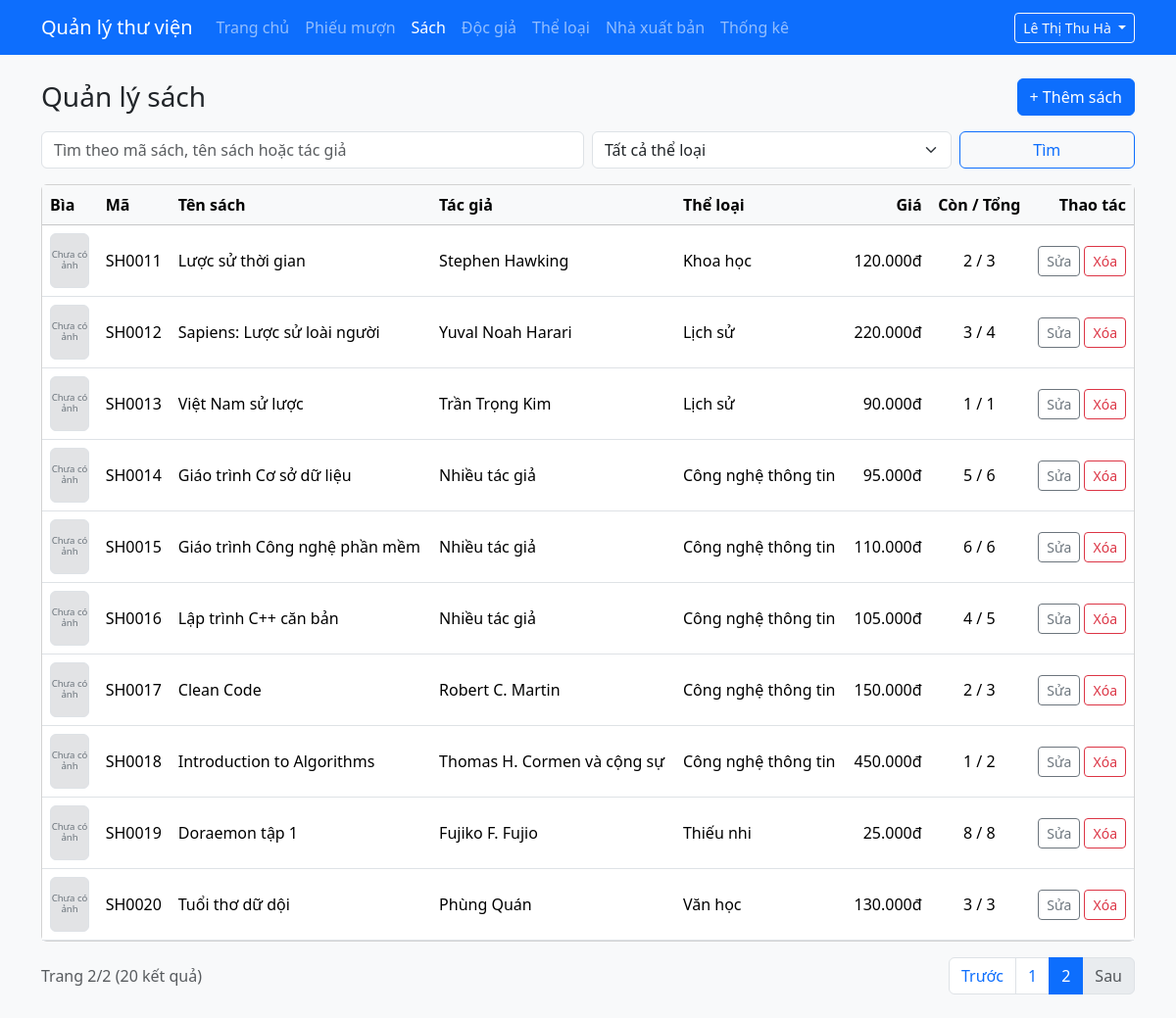
The page /admin/sach.php?page=3 (signed in) on the database as committed earlier.
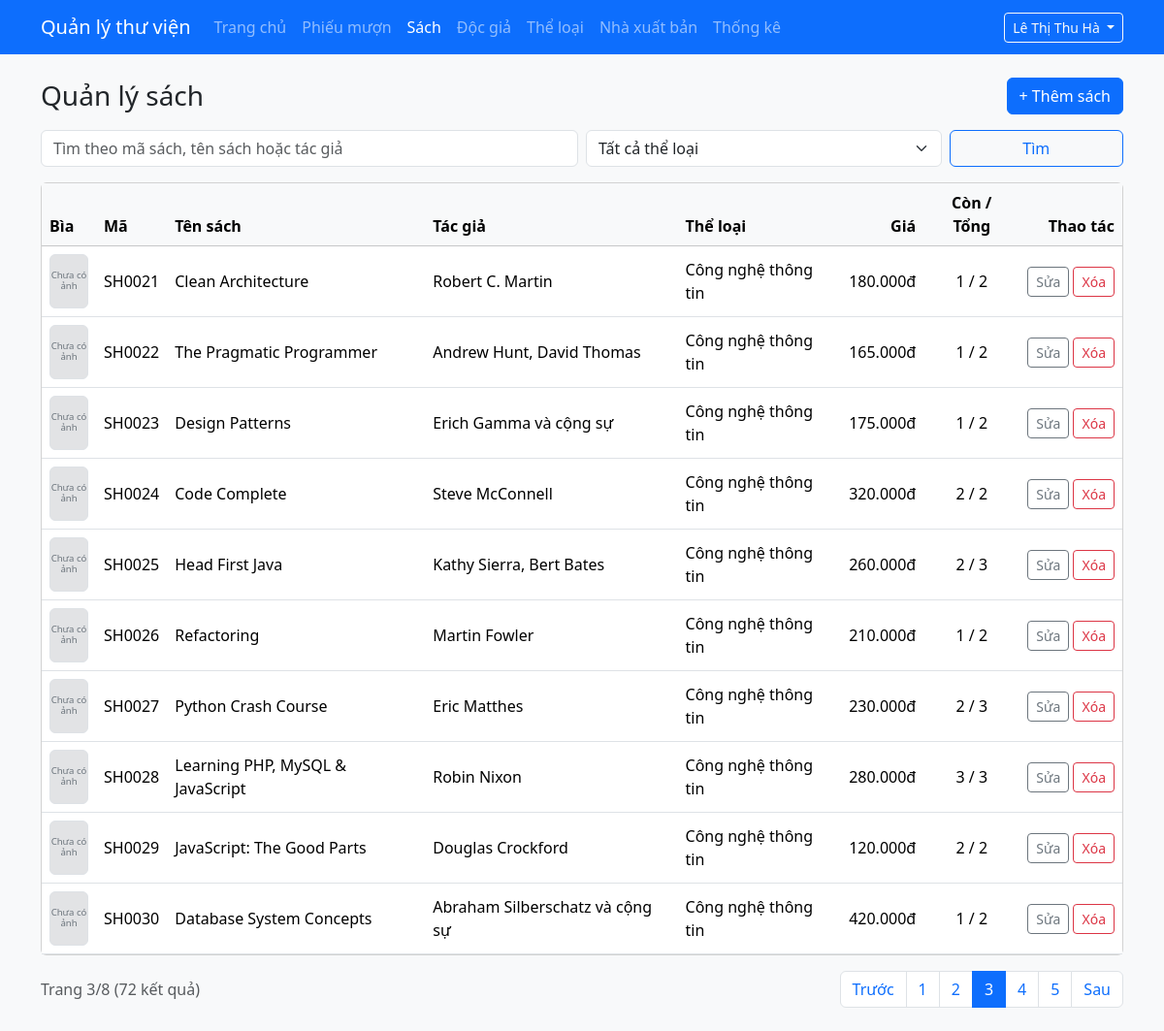
The same page on the database as committed later.
### tables this page shows
CREATE TABLE sach (
  id            INT UNSIGNED NOT NULL AUTO_INCREMENT PRIMARY KEY,
  ma_sach       VARCHAR(20)  NOT NULL UNIQUE,
  ten_sach      VARCHAR(200) NOT NULL,
  tac_gia       VARCHAR(150) NOT NULL,
  id_theloai    INT UNSIGNED NOT NULL,
  id_nxb        INT UNSIGNED NOT NULL,
  nam_xuat_ban  SMALLINT UNSIGNED NULL,
  so_trang      SMALLINT UNSIGNED NULL,
  gia_tien      DECIMAL(12,0) NOT NULL DEFAULT 0,    
  hinh_bia      VARCHAR(255) NULL,                   
  so_luong      INT UNSIGNED NOT NULL DEFAULT 1,     
  so_con_lai    INT UNSIGNED NOT NULL DEFAULT 1,     
  mo_ta         TEXT NULL,
  CONSTRAINT fk_sach_theloai FOREIGN KEY (id_theloai) REFERENCES theloai(id),
  CONSTRAINT fk_sach_nxb     FOREIGN KEY (id_nxb)     REFERENCES nhaxuatban(id),
  CHECK (gia_tien >= 0),
  CHECK (so_con_lai <= so_luong),                    
  INDEX idx_sach_ten (ten_sach)                      
);

CREATE TABLE theloai (
  id          INT UNSIGNED NOT NULL AUTO_INCREMENT PRIMARY KEY,
  ten_theloai VARCHAR(100) NOT NULL UNIQUE
);

### includes/helpers.php (called while the page is built, shortened)
<?php
function e($chuoi): string
{
    return htmlspecialchars((string) $chuoi, ENT_QUOTES | ENT_SUBSTITUTE, 'UTF-8');
}
function layChuoiGet(string $ten): string
{
    $giaTri = $_GET[$ten] ?? '';
    return is_string($giaTri) ? trim($giaTri) : '';
}

### includes/csdl.php (called while the page is built, shortened)
<?php
function truyVan(mysqli $conn, string $sql, string $kieu = '', array $thamSo = []): mysqli_stmt
{
    $stmt = mysqli_prepare($conn, $sql);
    if ($kieu !== '') {
        mysqli_stmt_bind_param($stmt, $kieu, ...$thamSo);
    }
    mysqli_stmt_execute($stmt);
    return $stmt;
}

### includes/anh-bia.php (called while the page is built, shortened)
<?php
function laDuongDanAnhBia(?string $duongDan): bool
{
    if ($duongDan === null) {
        return false;
    }
    return preg_match('#^' . ANH_BIA_THU_MUC . '/[a-f0-9]{32}\.(jpg|png|webp)$#', $duongDan) === 1;
}
function urlAnhBia(?string $duongDan): ?string
{
    if (!laDuongDanAnhBia($duongDan)) {
        return null;
    }
    return '../' . $duongDan;
}

### admin/sach.php (the view, shortened to what the changed rows need)
<?php
require_once __DIR__ . '/../includes/khoi-tao-admin.php';
require_once __DIR__ . '/../includes/anh-bia.php';
$soDongMoiTrang = 10;
$tuKhoa    = layChuoiGet('q');
$idTheLoai = filter_var(layChuoiGet('theloai'), FILTER_VALIDATE_INT);
$idTheLoai = ($idTheLoai !== false && $idTheLoai > 0) ? $idTheLoai : 0;
$pageNum   = filter_var(layChuoiGet('page'), FILTER_VALIDATE_INT);
$pageNum   = ($pageNum !== false && $pageNum > 0) ? $pageNum : 1;
$dieuKien = [];
$kieu     = '';
$thamSo   = [];
$menhDeWhere = count($dieuKien) > 0 ? 'WHERE ' . implode(' AND ', $dieuKien) : '';
$stmt    = truyVan($conn, "SELECT COUNT(*) FROM sach s $menhDeWhere", $kieu, $thamSo);
$numRows = (int) mysqli_fetch_row(mysqli_stmt_get_result($stmt))[0];
$maxPage = max(1, (int) ceil($numRows / $soDongMoiTrang));
$pageNum = min($pageNum, $maxPage);
$offset  = ($pageNum - 1) * $soDongMoiTrang;
$sql = "SELECT s.id, s.ma_sach, s.ten_sach, s.tac_gia, s.gia_tien, s.so_luong, s.so_con_lai, s.hinh_bia,
               tl.ten_theloai, nxb.ten_nxb
        FROM sach s
        JOIN theloai tl    ON tl.id = s.id_theloai
        JOIN nhaxuatban nxb ON nxb.id = s.id_nxb
        $menhDeWhere
        ORDER BY s.ma_sach
        LIMIT ? OFFSET ?";
$stmt = truyVan(
    $conn,
    $sql,
    $kieu . 'ii',
    array_merge($thamSo, [$soDongMoiTrang, $offset])
);
$ketQua = mysqli_stmt_get_result($stmt);
$dsSach = mysqli_fetch_all($ketQua, MYSQLI_ASSOC);
function lienKetTrang(int $page, string $tuKhoa, int $idTheLoai): string
{
    $thamSoUrl = ['page' => $page];
    return '?' . e(http_build_query($thamSoUrl));
}
require __DIR__ . '/../includes/admin-dau.php';
?>
<div class="d-flex flex-wrap justify-content-between align-items-center mb-3 gap-2">
    <h1 class="h3 mb-0">Quản lý sách</h1>
</div>
<div class="card">
    <div class="table-responsive">
        <table class="table table-hover align-middle mb-0">
            <thead class="table-light">
                <tr>
                    <th>Bìa</th>
                    <th>Mã</th>
                    <th>Tên sách</th>
                    <th>Tác giả</th>
                    <th>Thể loại</th>
                    <th class="text-end">Giá</th>
                    <th class="text-center">Còn / Tổng</th>
                    <th class="text-end">Thao tác</th>
                </tr>
            </thead>
            <tbody>
            <?php foreach ($dsSach as $sach): ?>
                <?php $urlAnh = urlAnhBia($sach['hinh_bia']); ?>
                <tr>
                    <td>
                        <?php if ($urlAnh !== null): ?>
                            <img src="<?= e($urlAnh) ?>" alt="Bìa <?= e($sach['ten_sach']) ?>" class="rounded border"
                                 style="width:40px;height:56px;object-fit:cover">
                        <?php else: ?>
                            <div class="rounded border bg-secondary-subtle text-secondary d-flex align-items-center justify-content-center text-center"
                                 style="width:40px;height:56px;font-size:.6rem;line-height:1.1">Chưa có ảnh</div>
                        <?php endif; ?>
                    </td>
                    <td><?= e($sach['ma_sach']) ?></td>
                    <td><?= e($sach['ten_sach']) ?></td>
                    <td><?= e($sach['tac_gia']) ?></td>
                    <td><?= e($sach['ten_theloai']) ?></td>
                    <td class="text-end"><?= e(number_format((float) $sach['gia_tien'], 0, ',', '.')) ?>đ</td>
                    <td class="text-center">
                        <?php if ((int) $sach['so_con_lai'] === 0): ?>
                            <span class="badge text-bg-danger">Hết (0/<?= (int) $sach['so_luong'] ?>)</span>
                        <?php else: ?>
                            <?= (int) $sach['so_con_lai'] ?> / <?= (int) $sach['so_luong'] ?>
                        <?php endif; ?>
                    </td>
                    <td class="text-end text-nowrap">
                        <a href="sach-form.php?id=<?= (int) $sach['id'] ?>" class="btn btn-sm btn-outline-secondary">Sửa</a>
                        <form method="post" action="sach-xoa.php" class="d-inline"
                              onsubmit="return confirm('Xóa cuốn sách này?');">
                            <button type="submit" class="btn btn-sm btn-outline-danger">Xóa</button>
                        </form>
                    </td>
                </tr>
            <?php endforeach; ?>
            </tbody>
        </table>
    </div>
</div>
<div class="d-flex flex-wrap justify-content-between align-items-center mt-3 gap-2">
    <div class="text-muted">Trang <?= $pageNum ?>/<?= $maxPage ?> (<?= $numRows ?> kết quả)</div>
    <?php if ($maxPage > 1): ?>
    <nav aria-label="Phân trang">
        <ul class="pagination mb-0">
            <li class="page-item<?= $pageNum <= 1 ? ' disabled' : '' ?>">
                <a class="page-link" href="<?= lienKetTrang(max(1, $pageNum - 1), $tuKhoa, $idTheLoai) ?>">Trước</a>
            </li>
            <?php for ($i = max(1, $pageNum - 2); $i <= min($maxPage, $pageNum + 2); $i++): ?>
                <li class="page-item<?= $i === $pageNum ? ' active' : '' ?>">
                    <a class="page-link" href="<?= lienKetTrang($i, $tuKhoa, $idTheLoai) ?>"><?= $i ?></a>
                </li>
            <?php endfor; ?>
            <li class="page-item<?= $pageNum >= $maxPage ? ' disabled' : '' ?>">
                <a class="page-link" href="<?= lienKetTrang(min($maxPage, $pageNum + 1), $tuKhoa, $idTheLoai) ?>">Sau</a>
            </li>
        </ul>
    </nav>
    <?php endif; ?>
</div>
<?php require __DIR__ . '/../includes/admin-cuoi.php'; ?>

Rows that differ between the two databases and show on the page:
no longer on this page (row unchanged): sach: ma_sach "SH0011", ten_sach "Lược sử thời gian", tac_gia "Stephen Hawking", id_theloai.ten_theloai "Khoa học", gia_tien "120.000", so_con_lai "2", so_luong "3"
no longer on this page (row unchanged): sach: ma_sach "SH0012", ten_sach "Sapiens: Lược sử loài người", tac_gia "Yuval Noah Harari", id_theloai.ten_theloai "Lịch sử", gia_tien "220.000", so_con_lai "3", so_luong "4"
no longer on this page (row unchanged): sach: ma_sach "SH0013", ten_sach "Việt Nam sử lược", tac_gia "Trần Trọng Kim", id_theloai.ten_theloai "Lịch sử", gia_tien "90.000", so_con_lai "1", so_luong "1"
no longer on this page (row unchanged): sach: ma_sach "SH0014", ten_sach "Giáo trình Cơ sở dữ liệu", tac_gia "Nhiều tác giả", id_theloai.ten_theloai "Công nghệ thông tin", gia_tien "95.000", so_con_lai "5", so_luong "6"
no longer on this page (row unchanged): sach: ma_sach "SH0015", ten_sach "Giáo trình Công nghệ phần mềm", tac_gia "Nhiều tác giả", id_theloai.ten_theloai "Công nghệ thông tin", gia_tien "110.000", so_con_lai "6", so_luong "6"
no longer on this page (row unchanged): sach: ma_sach "SH0016", ten_sach "Lập trình C++ căn bản", tac_gia "Nhiều tác giả", id_theloai.ten_theloai "Công nghệ thông tin", gia_tien "105.000", so_con_lai "4", so_luong "5"
no longer on this page (row unchanged): sach: ma_sach "SH0017", ten_sach "Clean Code", tac_gia "Robert C. Martin", id_theloai.ten_theloai "Công nghệ thông tin", gia_tien "150.000", so_con_lai "2", so_luong "3"
no longer on this page (row unchanged): sach: ma_sach "SH0018", ten_sach "Introduction to Algorithms", tac_gia "Thomas H. Cormen và cộng sự", id_theloai.ten_theloai "Công nghệ thông tin", gia_tien "450.000", so_con_lai "1", so_luong "2"
no longer on this page (row unchanged): sach: ma_sach "SH0019", ten_sach "Doraemon tập 1", tac_gia "Fujiko F. Fujio", id_theloai.ten_theloai "Thiếu nhi", gia_tien "25.000", so_con_lai "8", so_luong "8"
no longer on this page (row unchanged): sach: ma_sach "SH0020", ten_sach "Tuổi thơ dữ dội", tac_gia "Phùng Quán", id_theloai.ten_theloai "Văn học", gia_tien "130.000", so_con_lai "3", so_luong "3"
added sach: ma_sach "SH0021", ten_sach "Clean Architecture", tac_gia "Robert C. Martin", id_theloai.ten_theloai "Công nghệ thông tin", gia_tien "180.000", so_con_lai "1", so_luong "2"
added sach: ma_sach "SH0022", ten_sach "The Pragmatic Programmer", tac_gia "Andrew Hunt, David Thomas", id_theloai.ten_theloai "Công nghệ thông tin", gia_tien "165.000", so_con_lai "1", so_luong "2"
added sach: ma_sach "SH0023", ten_sach "Design Patterns", tac_gia "Erich Gamma và cộng sự", id_theloai.ten_theloai "Công nghệ thông tin", gia_tien "175.000", so_con_lai "1", so_luong "2"
added sach: ma_sach "SH0024", ten_sach "Code Complete", tac_gia "Steve McConnell", id_theloai.ten_theloai "Công nghệ thông tin", gia_tien "320.000", so_con_lai "2", so_luong "2"
added sach: ma_sach "SH0025", ten_sach "Head First Java", tac_gia "Kathy Sierra, Bert Bates", id_theloai.ten_theloai "Công nghệ thông tin", gia_tien "260.000", so_con_lai "2", so_luong "3"
added sach: ma_sach "SH0026", ten_sach "Refactoring", tac_gia "Martin Fowler", id_theloai.ten_theloai "Công nghệ thông tin", gia_tien "210.000", so_con_lai "1", so_luong "2"
added sach: ma_sach "SH0027", ten_sach "Python Crash Course", tac_gia "Eric Matthes", id_theloai.ten_theloai "Công nghệ thông tin", gia_tien "230.000", so_con_lai "2", so_luong "3"
added sach: ma_sach "SH0028", ten_sach "Learning PHP, MySQL & JavaScript", tac_gia "Robin Nixon", id_theloai.ten_theloai "Công nghệ thông tin", gia_tien "280.000", so_con_lai "3", so_luong "3"
added sach: ma_sach "SH0029", ten_sach "JavaScript: The Good Parts", tac_gia "Douglas Crockford", id_theloai.ten_theloai "Công nghệ thông tin", gia_tien "120.000", so_con_lai "2", so_luong "2"
added sach: ma_sach "SH0030", ten_sach "Database System Concepts", tac_gia "Abraham Silberschatz và cộng sự", id_theloai.ten_theloai "Công nghệ thông tin", gia_tien "420.000", so_con_lai "1", so_luong "2"
Other text that changed with them:
$pageNum: "2" → "3"
$maxPage: "2" → "8"
$numRows: "20" → "72"
new list line: "3"
new list line: "4"
new list line: "5"
